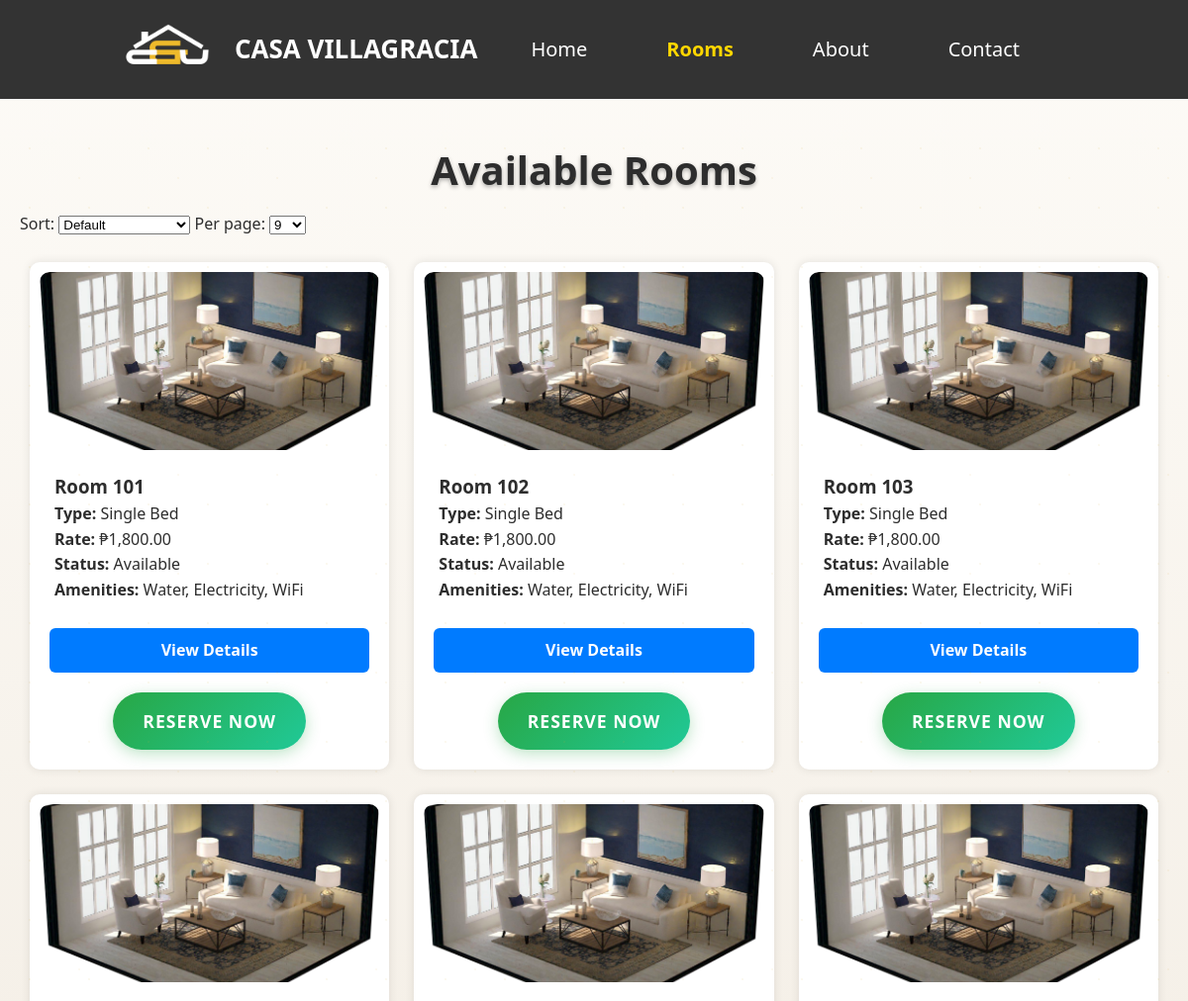
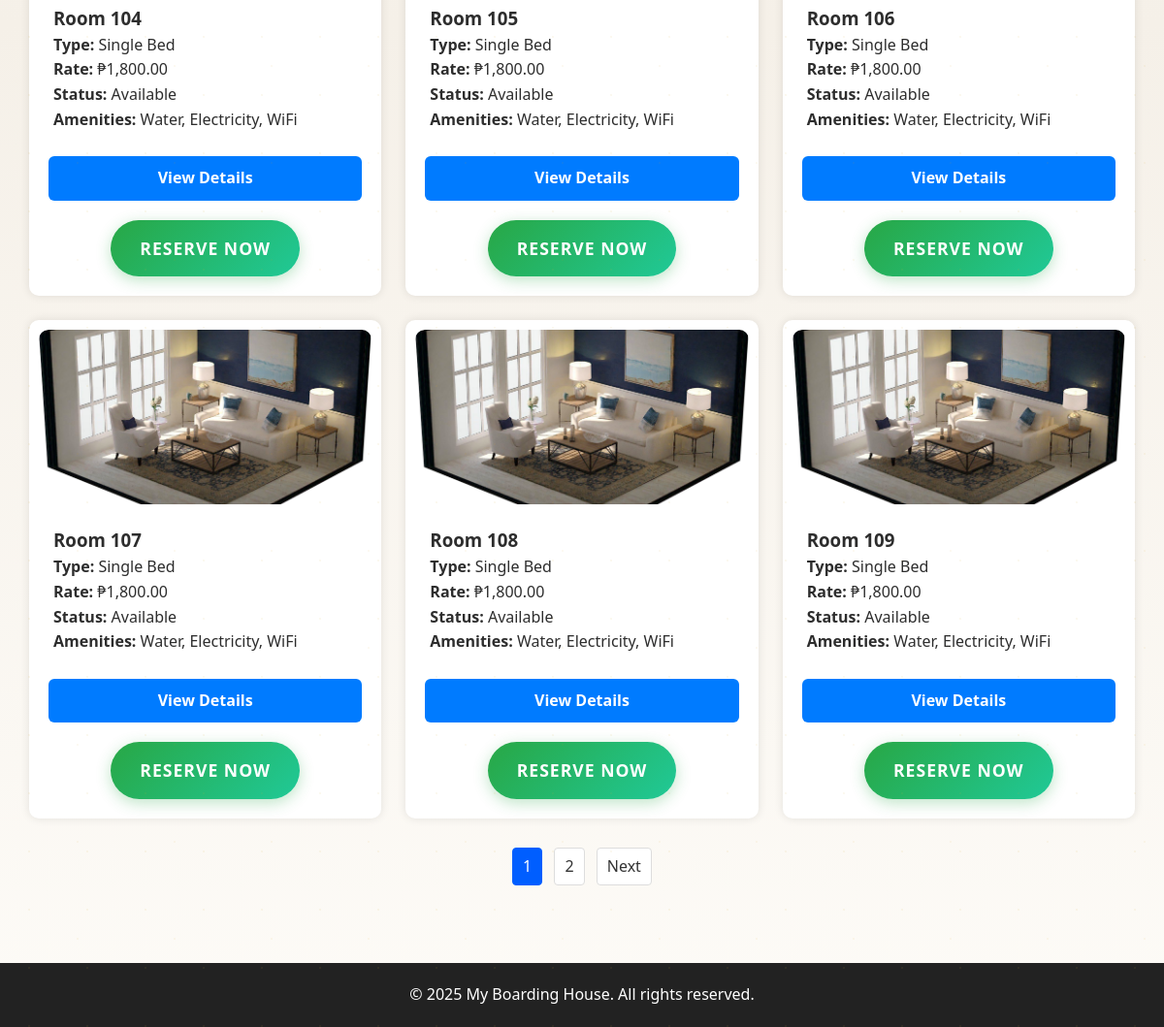
The page /rooms.php on the database its author committed (2 pictures, top to bottom).
### tables this page shows
CREATE TABLE room (
    room_id INT AUTO_INCREMENT PRIMARY KEY,
    room_number VARCHAR(20) NOT NULL UNIQUE,
    room_size VARCHAR(50),
    room_rate DECIMAL(10,2) NOT NULL,
    rstat_id INT NOT NULL,
    FOREIGN KEY (rstat_id) REFERENCES room_status(rstat_id) ON UPDATE CASCADE,
    INDEX (room_rate)
);

CREATE TABLE room_status (
    rstat_id INT AUTO_INCREMENT PRIMARY KEY,
    rstat_desc VARCHAR(50) NOT NULL UNIQUE
);

### public/rooms.php (the view, shortened to what this page needs)
<?php
require_once __DIR__ . '/../includes/db.php';
require_once __DIR__ . '/../includes/header.php';
$page = isset($_GET['page']) ? max(1, (int)$_GET['page']) : 1;
$per_page = isset($_GET['per_page']) ? max(1, (int)$_GET['per_page']) : 9;
$params = [];
$whereSQL = "";
$orderBy = "r.room_number ASC";
$countSql = "
    SELECT COUNT(DISTINCT r.room_id) AS total
    FROM room r
    LEFT JOIN room_status rs ON r.rstat_id = rs.rstat_id
    LEFT JOIN roomamenities ra ON r.room_id = ra.room_id
    LEFT JOIN amenities a ON ra.amen_id = a.amen_id
    $whereSQL
";
$countStmt = $pdo->prepare($countSql);
$countStmt->execute($params);
$total = (int)$countStmt->fetchColumn();
$totalPages = (int)ceil($total / $per_page);
$offset = ($page - 1) * $per_page;
$sql = "
    SELECT r.room_id, r.room_number, r.room_size, r.room_rate, rs.rstat_desc,
           GROUP_CONCAT(a.amen_name SEPARATOR ', ') AS amenities
    FROM room r
    LEFT JOIN room_status rs ON r.rstat_id = rs.rstat_id
    LEFT JOIN roomamenities ra ON r.room_id = ra.room_id
    LEFT JOIN amenities a ON ra.amen_id = a.amen_id
    $whereSQL
    GROUP BY r.room_id
    ORDER BY $orderBy
    LIMIT :limit OFFSET :offset
";
$stmt = $pdo->prepare($sql);
$stmt->bindValue(':limit', (int)$per_page, PDO::PARAM_INT);
$stmt->bindValue(':offset', (int)$offset, PDO::PARAM_INT);
$stmt->execute();
$rooms = $stmt->fetchAll(PDO::FETCH_ASSOC);
function render_rooms_grid($rooms) {
    echo '<div class="rooms-grid" id="roomsGrid">';
    foreach ($rooms as $room) {
        $amen = $room['amenities'] ?: 'None';
        $roomNumber = htmlspecialchars($room['room_number']);
        $roomSize   = htmlspecialchars($room['room_size']);
        $roomRate   = number_format($room['room_rate'], 2);
        $status     = htmlspecialchars($room['rstat_desc']);
        $roomId     = (int)$room['room_id'];
        echo <<<HTML
        <div class="room-card">
            <div class="room-img">
                <img src="./assets/images/Room.png" alt="Room {$roomNumber}">
            </div>
            <div class="room-info">
                <h3>Room {$roomNumber}</h3>
                <p><strong>Type:</strong> {$roomSize}</p>
                <p><strong>Rate:</strong> ₱{$roomRate}</p>
                <p><strong>Status:</strong> {$status}</p>
                <p><strong>Amenities:</strong> {$amen}</p>
            </div>
            <a class="room-btn" href="room.php?id={$roomId}">View Details</a>
            <a class="reserve-btn" href="reservation.php?room_id={$roomId}">Reserve Now</a>
        </div>
HTML;
    }
    echo '</div>';
}
?>
<section class="rooms-section">
    <h2 class="page-title">Available Rooms</h2>
    <div class="controls">
        <form id="nonAjaxControls" method="get" action="rooms.php">
            <label for="sortSelect">Sort:</label>
            <select id="sortSelect" name="sort" onchange="this.form.submit()">
                <option value="">Default</option>
            </select>
            <label for="perPage">Per page:</label>
            <select id="perPage" name="per_page" onchange="this.form.submit()">
                <option value="9" <?= $per_page==9?'selected':'' ?>>9</option>
            </select>
        </form>
    </div>
    <?php render_rooms_grid($rooms); ?>
    <div class="pagination">
        <?php
        $start = max(1, $page - 2);
        $end = min($totalPages, $page + 2);
        for ($p = $start; $p <= $end; $p++):
            if ($p == $page):
        ?>
                <span class="page-link current"><?= $p ?></span>
        <?php else: ?>
                <a href="<?= htmlspecialchars(build_page_url($p)) ?>" class="page-link"><?= $p ?></a>
        <?php endif; endfor; ?>
        <?php if ($page < $totalPages): ?>
            <a href="<?= htmlspecialchars(build_page_url($page+1)) ?>" class="page-link">Next</a>
        <?php endif; ?>
    </div>
</section>
<?php
require_once __DIR__ . '/../includes/footer.php';
function build_page_url($newPage) {
    $qs = $_GET;
    $qs['page'] = $newPage;
    if (!isset($qs['per_page'])) {
        $qs['per_page'] = 9;
    }
    return 'rooms.php?' . http_build_query($qs);
}

### includes/header.php (shortened to what this page needs)
<?php
$currentPage = basename($_SERVER['PHP_SELF']);
?>
<!DOCTYPE html>
<html lang="en">
<head>
    <link rel="stylesheet" href="assets/css/style.css">
    <link rel="stylesheet" href="assets/css/rooms.css">
    <link rel="stylesheet" href="assets\css\room.css">
    <link rel="stylesheet" href="assets/css/reservation.css">
    <link rel="stylesheet" href="assets/css/about.css">
    <link rel="stylesheet" href="assets\css\contact.css">
    <link rel="stylesheet" href="assets/css/index.css">
</head>
<body>
<header class="main-header">
    <div class="logo">
        <img src="./assets/images/c.png"  alt="Logo">
        <a href="index.php">CASA VILLAGRACIA</a>
    </div>
    <nav class="nav-menu" id="navMenu">
        <a href="index.php" class="<?= $currentPage == 'index.php' ? 'active' : '' ?>">Home</a>
        <a href="rooms.php" class="<?= $currentPage == 'rooms.php' ? 'active' : '' ?>">Rooms</a>
        <a href="about.php" class="<?= $currentPage == 'about.php' ? 'active' : '' ?>">About</a>
        <a href="contact.php" class="<?= $currentPage == 'contact.php' ? 'active' : '' ?>">Contact</a>
    </nav>
</header>
<main class="content">

### includes/footer.php
</main>
<footer class="main-footer">
    <p>&copy; <?= date("Y") ?> My Boarding House. All rights reserved.</p>
</footer>
</body>
</html>

### public/assets/css/style.css (style rules this page uses)
body { margin: 0; line-height: 1.6; padding: 0; font-family: Arial, sans-serif; background: #f7f7f7; }
.logo { font-size: 20px; font-weight: bold; }
.nav-menu a.active { color: #ffd700; font-weight: bold; }
.main-header { position: sticky; top: 0; z-index: 999; background: #333; transition: background 0.3s ease; }
h1, h2 { margin-top: 0; }
.rooms-grid { display: flex; flex-wrap: wrap; gap: 20px;; }
.room-card { flex: 1 1 calc(33% - 20px); background: #fff; border-radius: 10px; text-align: center; padding: 10px; box-shadow: 0 2px 10px rgba(0,0,0,0.1); }
.room-card img { width: 100%; border-radius: 10px; }
footer { text-align: center; padding: 20px; margin-top: 40px; background: #222; color: white; }
.main-header { display: flex; justify-content: space-between; align-items: center; padding: 0px 120px; background: #333; color: white; }
.logo { display: flex; align-items: center; gap: 17px; }
.logo img { width: 100px; height: auto; }
.logo a { color: white; text-decoration: none; font-size: 26px; font-weight: bold; }
.nav-menu { display: flex; gap: 80px; padding: 0px 50px; }
.nav-menu a { color: white; text-decoration: none; font-size: 20px; font-weight: 500; }
.controls { display:flex; gap:12px; align-items:center; margin-bottom:15px; }
.pagination, #ajaxPagination { margin-top:20px; text-align:center; }
.page-link, .ajax-page { display:inline-block; padding:6px 10px; margin:0 4px; background:#fff; border:1px solid #ddd; border-radius:4px; text-decoration:none; color:#333; }
.page-link.current, .ajax-page.current { background:#005eff; color:#fff; border-color:#005eff; }

### public/assets/css/rooms.css (style rules this page uses)
.rooms-section { padding: 40px 20px; text-align: center; }
.page-title { font-size: 2.2rem; margin-bottom: 25px; }
.rooms-grid { display: grid; grid-template-columns: repeat(auto-fit, minmax(280px, 1fr)); gap: 25px; padding: 10px; }
.room-card { background: #fff; border-radius: 10px; box-shadow: 0 0 10px rgba(0,0,0,0.1); overflow: hidden; transition: 0.3s; }
.room-img img { width: 100%; height: 180px; object-fit: cover; }
.room-info { padding: 15px; text-align: left; }
.room-btn, .reserve-btn { display: block; margin: 10px; padding: 10px 0; border-radius: 6px; text-align: center; text-decoration: none; font-weight: bold; }
.room-btn { background: #007bff; color: white; }
.reserve-btn { background: #28a745; color: white; }

### public/assets/css/room.css (style rules this page uses)
* { margin: 0; padding: 0; box-sizing: border-box; }
body { font-family: 'Segoe UI', Tahoma, Geneva, Verdana, sans-serif; line-height: 1.6; color: #333; background-color: #f8f9fa; }
.page-title { font-size: 2.5rem; font-weight: 700; margin-bottom: 10px; text-shadow: 0 2px 4px rgba(0, 0, 0, 0.3); }
.reserve-btn { display: inline-block; background: linear-gradient(135deg, #28a745, #20c997); color: white; padding: 15px 30px; text-decoration: none; font-weight: 600; font-size: 1.1rem; border-radius: 50px; box-shadow: 0 4px 15px rgba(40, 167, 69, 0.3); transition: all 0.3s ease; text-transform: uppercase; letter-spacing: 1px; }

### public/assets/css/about.css (style rules this page uses)
* { margin: 0; padding: 0; box-sizing: border-box; }
body { font-family: 'Segoe UI', Tahoma, Geneva, Verdana, sans-serif; color: #333; line-height: 1.6; background: linear-gradient(180deg, #fdfbf7 0%, #f5f0e8 50%, #fdfbf7 100%); position: relative; }
body::before { content: ''; position: fixed; top: 0; left: 0; right: 0; bottom: 0; background-image: radial-gradient(circle, rgba(212, 175, 55, 0.08) 1px, transparent 1px), radial-gradient(circle, rgba(218, 165, 32, 0.06) 1.5px, transparent 1.5px); background-size: 60px 60px, 100px 100px; background-position: 0 0, 30px 30px; pointer-events: none; z-index: 0; }

### public/assets/css/contact.css (style rules this page uses)
* { margin: 0; padding: 0; box-sizing: border-box; }
body { font-family: 'Segoe UI', Tahoma, Geneva, Verdana, sans-serif; color: #333; line-height: 1.6; background: linear-gradient(180deg, #fdfbf7 0%, #f5f0e8 50%, #fdfbf7 100%); position: relative; }
body::before { content: ''; position: fixed; top: 0; left: 0; right: 0; bottom: 0; background-image: radial-gradient(circle, rgba(212, 175, 55, 0.08) 1px, transparent 1px), radial-gradient(circle, rgba(218, 165, 32, 0.06) 1.5px, transparent 1.5px); background-size: 60px 60px, 100px 100px; background-position: 0 0, 30px 30px; pointer-events: none; z-index: 0; }

### rows shown on the page
room: room_number "101", room_size "Single Bed", room_rate "1,800.00", rstat.rstat_desc "Available", amen "Water, Electricity, WiFi"
room: room_number "102", room_size "Single Bed", room_rate "1,800.00", rstat.rstat_desc "Available", amen "Water, Electricity, WiFi"
room: room_number "103", room_size "Single Bed", room_rate "1,800.00", rstat.rstat_desc "Available", amen "Water, Electricity, WiFi"
room: room_number "104", room_size "Single Bed", room_rate "1,800.00", rstat.rstat_desc "Available", amen "Water, Electricity, WiFi"
room: room_number "105", room_size "Single Bed", room_rate "1,800.00", rstat.rstat_desc "Available", amen "Water, Electricity, WiFi"
room: room_number "106", room_size "Single Bed", room_rate "1,800.00", rstat.rstat_desc "Available", amen "Water, Electricity, WiFi"
room: room_number "107", room_size "Single Bed", room_rate "1,800.00", rstat.rstat_desc "Available", amen "Water, Electricity, WiFi"
room: room_number "108", room_size "Single Bed", room_rate "1,800.00", rstat.rstat_desc "Available", amen "Water, Electricity, WiFi"
room: room_number "109", room_size "Single Bed", room_rate "1,800.00", rstat.rstat_desc "Available", amen "Water, Electricity, WiFi"
